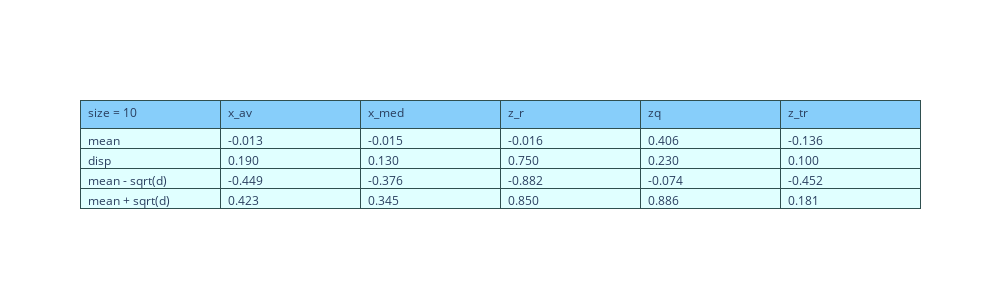
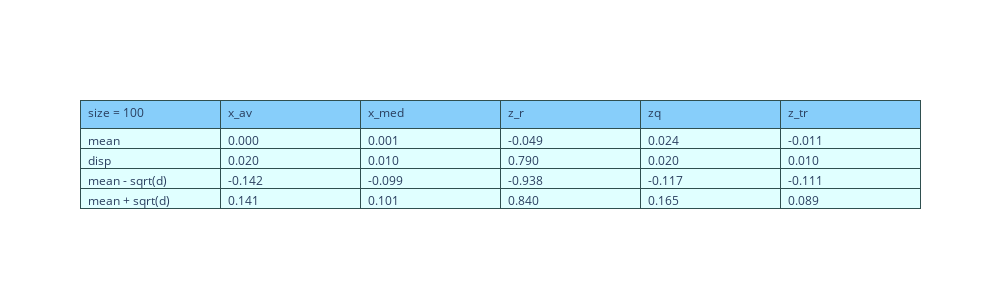

Notebook code cell kept with these figures, in order:
### Code cell
# распределение Лапласа
Draw(st.laplace,10)
Draw(st.laplace,100)
Draw(st.laplace,1000)

### Figure 1 — Plotly figure (JSON) as saved in the notebook; plotly's stock layout.template omitted (floating-point values rounded to 4 significant figures)
{"data": [{"cells": {"align": "left", "fill": {"color": "lightcyan"}, "format": ["", ".3f"], "line": {"color": "darkslategray"}, "values": [["mean", "disp", "mean - sqrt(d)", "mean + sqrt(d)"], [-0.01339, 0.19, -0.4493, 0.4225], [-0.0153, 0.13, -0.3759, 0.3453], [-0.01583, 0.75, -0.8819, 0.8502], [0.406, 0.23, -0.07363, 0.8855], [-0.1357, 0.1, -0.4519, 0.1806]]}, "header": {"align": "left", "fill": {"color": "lightskyblue"}, "line": {"color": "darkslategray"}, "values": ["size = 10", "x_av", "x_med", "z_r", "zq", "z_tr"]}, "type": "table"}], "layout": {"height": 300, "width": 1000}}

### Figure 2 — Plotly figure (JSON) as saved in the notebook; plotly's stock layout.template omitted (floating-point values rounded to 4 significant figures)
{"data": [{"cells": {"align": "left", "fill": {"color": "lightcyan"}, "format": ["", ".3f"], "line": {"color": "darkslategray"}, "values": [["mean", "disp", "mean - sqrt(d)", "mean + sqrt(d)"], [-0.0003913, 0.02, -0.1418, 0.141], [0.001255, 0.01, -0.09875, 0.1013], [-0.04927, 0.79, -0.9381, 0.8396], [0.02404, 0.02, -0.1174, 0.1655], [-0.01065, 0.01, -0.1106, 0.08935]]}, "header": {"align": "left", "fill": {"color": "lightskyblue"}, "line": {"color": "darkslategray"}, "values": ["size = 100", "x_av", "x_med", "z_r", "zq", "z_tr"]}, "type": "table"}], "layout": {"height": 300, "width": 1000}}
